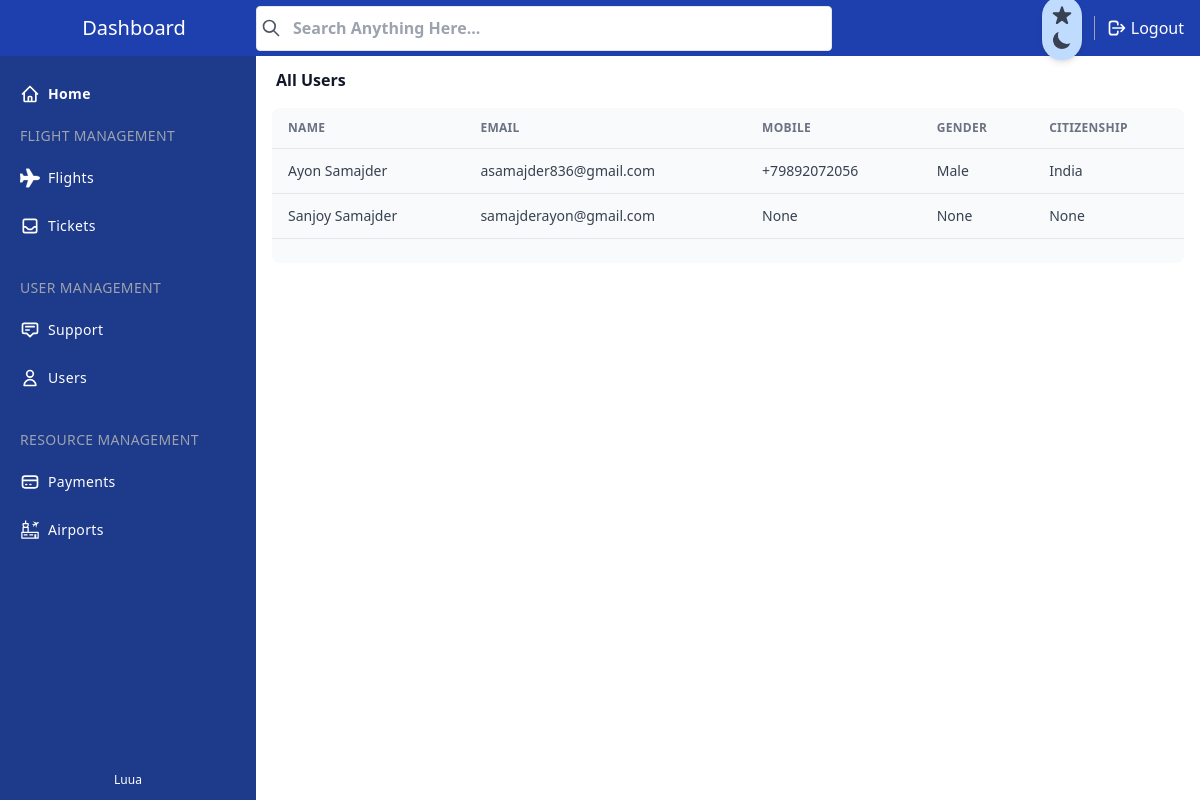
The page /manage/users/ (signed in) on the database as committed earlier.
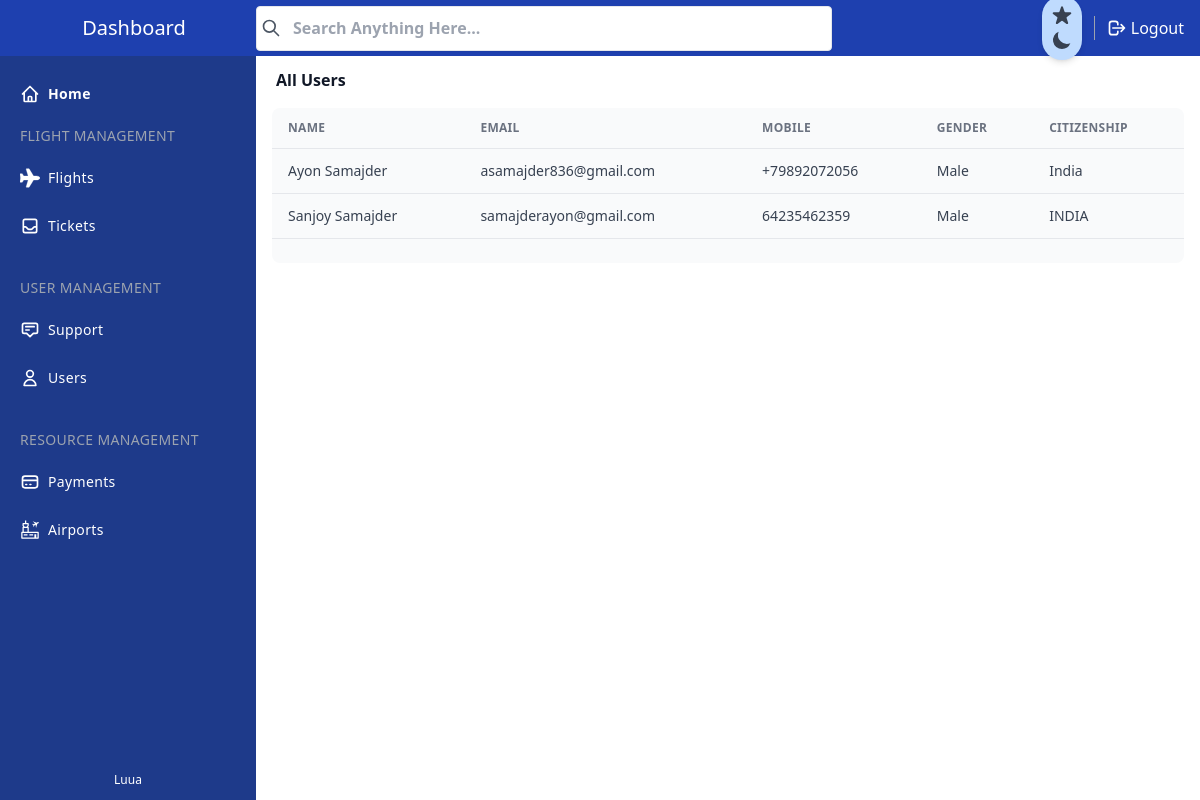
The same page on the database as committed later.
### core/models.py (models this page shows, shortened)
class BaseModel(models.Model):
    uid = models.UUIDField(primary_key = True, default = uuid.uuid4)
    created_at = models.DateTimeField(auto_now_add= True)
    updated_at = models.DateTimeField(auto_now= True)
    class Meta:
        abstract = True

class Profile(BaseModel):
    user = models.OneToOneField(User, related_name="userprofile", on_delete=models.CASCADE)
    full_name = models.CharField(max_length=50)
    gender = models.CharField(max_length=8, null=True, blank=True)
    passport_number = models.CharField(max_length=8, null=True, blank=True)
    citizenship = models.CharField(max_length=16, null=True, blank=True)
    mobile_number = models.CharField(max_length=15, null=True, blank=True)
    profile_active = models.BooleanField(default=False)

### manage/views.py (the view)
# urls.py: path('users/', views.all_users, name="all_users"), #
@login_required(login_url='/manage/login')
@staff_member_required(login_url='/manage/login')
def all_users(request):
    try:
        context = {
            "profiles" : Profile.objects.all()
        }
        return render(request, 'manage/users/all-users.html', context)
    except Exception as err:
        logger.error(err)

### template/manage/users/all-users.html (shortened to what this page needs)
{% include 'manage/sections/header.html' %}
{% load static %}
</head>
<body>
    <div x-data="setup()" :class="{ 'dark': isDark }">
        <div
            class="min-h-screen flex flex-col flex-auto flex-shrink-0 antialiased bg-white dark:bg-gray-700 text-black dark:text-white">
            {% include 'manage/sections/nav-bar.html' %}
            {% include 'manage/sections/side-bar.html' %}
            <div class="h-full ml-14 mt-14 mb-10 md:ml-64">
                <div class="flex flex-wrap bg-black-500 items-center px-5 pt-3">
                    <div class="relative w-full max-w-full flex-grow flex-1">
                        <h3 class="font-semibold text-base text-gray-900 dark:text-gray-50">All Users
                        </h3>
                    </div>
                </div>
                <div class="mt-4 mx-4">
                    <div class="w-full overflow-hidden rounded-lg shadow-xs">
                        <div class="w-full overflow-x-auto">
                            <table class="w-full">
                                <thead>
                                    <tr
                                        class="text-xs font-semibold tracking-wide text-left text-gray-500 uppercase border-b dark:border-gray-700 bg-gray-50 dark:text-gray-400 dark:bg-gray-800">
                                        <th class="px-4 py-3">Name</th>
                                        <th class="px-4 py-3">Email</th>
                                        <th class="px-4 py-3">Mobile</th>
                                        <th class="px-4 py-3">Gender</th>
                                        <th class="px-4 py-3">Citizenship</th>
                                    </tr>
                                </thead>
                                <tbody class="bg-white divide-y dark:divide-gray-700 dark:bg-gray-800">
                                    {% for x in profiles %}
                                    <tr onclick="window.location.href='/manage/users/{{x.uid}}';" class="bg-gray-50 cursor-pointer dark:bg-gray-800 hover:bg-gray-100 dark:hover:bg-gray-900 text-gray-700 dark:text-gray-400">
                                        <td class="px-4 py-3 text-sm">{{x.full_name}}</td>
                                        <td class="px-4 py-3 text-sm">{{x.user.email}}</td>
                                        <td class="px-4 py-3 text-sm">{{x.mobile_number}}</td>
                                        <td class="px-4 py-3 text-sm">{{x.gender}}</td>
                                        <td class="px-4 py-3 text-sm">{{x.citizenship}}</td>
                                    </tr>
                                    {% endfor %}
                                </tbody>
                            </table>
                        </div>
                        <div
                            class="grid px-4 py-3 text-xs font-semibold tracking-wide text-gray-500 uppercase border-t dark:border-gray-700 bg-gray-50 sm:grid-cols-9 dark:text-gray-400 dark:bg-gray-800">
                        </div>
                    </div>
                </div>
            </div>
        </div>
    </div>
    {% include 'manage/sections/footer.html' %}
</html>

Rows that differ between the two databases and show on the page:
changed Profile "Sanjoy Samajder": mobile_number "None" → "64235462359"; gender "None" → "Male"; citizenship "None" → "INDIA"
